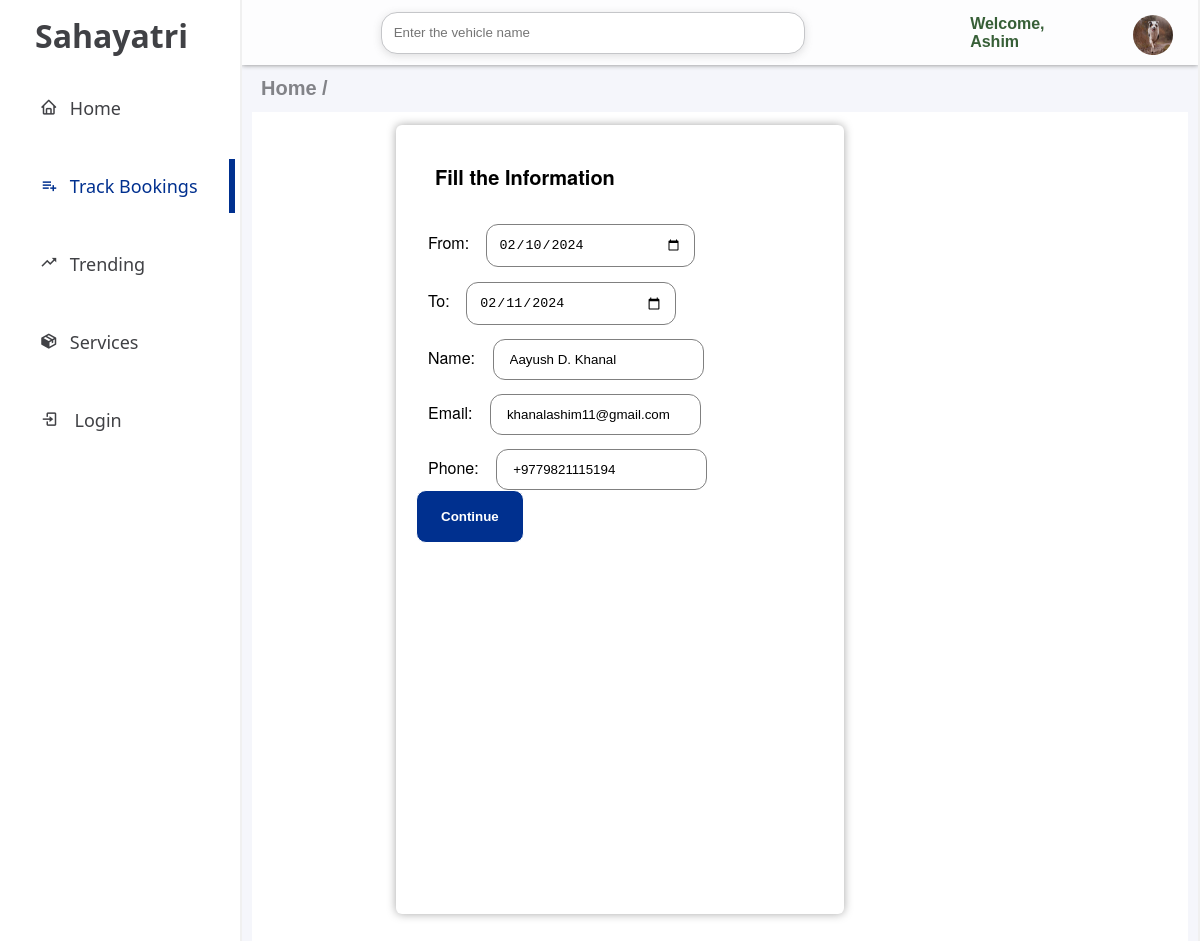
The page /sahafront/booking_edit.php?edit_id=5 on the database its author committed.
### tables this page shows
CREATE TABLE `bookings` (
  `id` int(11) NOT NULL,
  `fromdate` date DEFAULT NULL,
  `todate` date DEFAULT NULL,
  `name` varchar(255) DEFAULT NULL,
  `email` varchar(255) DEFAULT NULL,
  `phone` varchar(20) DEFAULT NULL,
  `vehicleimg` varchar(100) NOT NULL,
  `vehiclename` varchar(100) NOT NULL,
  `vehiclemodel` varchar(100) NOT NULL,
  `vehicleprice` int(100) NOT NULL
);

### sahafront/booking_edit.php (the view, shortened to what this page needs)
<?php
include 'db.php';
?>
<!DOCTYPE html>
<html lang="en">
<head>
    <link href='https://unpkg.com/boxicons@2.1.4/css/boxicons.min.css' rel='stylesheet'>
    <link rel="stylesheet" href="style/style.css">
    <link rel="stylesheet" href="style/res.css">
</head>
<body>
    <div class="container">
        <div class="sidebar">
            <h1>Sahayatri</h1>
            <ul>
                <a href="index.php">
                    <li><i class='bx bx-home'></i>Home</li>
                </a>
                <a href="track_bookings.php">
                    <li id="active"><i class='bx bx-list-plus'></i>Track Bookings</li>
                </a>
                <a href="trending.php">
                    <li><i class='bx bx-trending-up'></i>Trending</li>
                </a>
                <a href="services.php">
                    <li><i class='bx bxs-package'></i>Services</li>
                </a>
                <a href="<?php if (isset($_SESSION["loggedin"]) && $_SESSION["loggedin"] === true) {
                    echo "profile.php";
                } else {
                    echo "sahaback/login.php";
                } ?>">
                    <li><i class='bx bx-log-in'></i>
                        <?php if (isset($_SESSION["loggedin"]) && $_SESSION["loggedin"] === true) {
                            echo "Profile";
                        } else {
                            echo "Login";
                        } ?>
                    </li>
                </a>
            </ul>
        </div>
        <div class="main">
            <div class="vehicle">
                <div class="nav_search">
                    <div class="search">
                        <input id="search" type="text" placeholder="Enter the vehicle name">
                        <a href="#">
                            <div class="search_icon">
                                <box-icon name='search'></box-icon>
                            </div>
                        </a>
                    </div>
                    <p>Welcome, Ashim</p>
                    <img height="40px" width="40px" src="profile.jpg" alt="">
                </div>
                <h1>Home /</h1>
                <div class="vehicle_info">
                    <?php
                    $veh_id = $_GET['edit_id'];
                    $query = "SELECT * FROM bookings WHERE id='$veh_id'";
                    $result = $conn->query($query);
                    if ($result->num_rows > 0) {
                        while ($row = $result->fetch_assoc()) { ?>
                            <div class='sidepanel'>
                                <h1>Fill the Information</h1>
                                <form action="update_booking.php?veh_id=<?php echo $veh_id ?>" method="post">
                                    <label for="">From:</label>
                                    <input id="date1" type="date" name="fromdate" value="<?php echo $row['fromdate'] ?>"
                                        required><br>
                                    <label for="">To:</label>
                                    <input id="date2" type="date" name="todate" value="<?php echo $row['todate'] ?>"
                                        required><br>
                                    <label for="">Name:</label>
                                    <input id="name" type="text" name="Name" placeholder="Enter Your Name"
                                        value="<?php echo $row['name'] ?>" required><br>
                                    <label for="">Email:</label>
                                    <input id="email" type="email" name="email" placeholder="Enter Your Email"
                                        value="<?php echo $row['email'] ?>" required><br>
                                    <label for="">Phone:</label>
                                    <input id="phone" type="tel" name="phone" placeholder="Enter Your Phone Number"
                                        value="<?php echo $row['phone'] ?>" required>
                                    <button>Continue</button>
                                </form>
                            </div>
                        <?php }
                    } ?>
                </div>
            </div>
        </div>
    </div>
</body>
</html>

### sahafront/style/style.css (style rules this page uses)
* { margin: 0; padding: 0; }
i { margin-right: 12px; }
#search { width: 60%; height: 40px; border-radius: 16px 16px 16px 16px; box-shadow: rgba(99, 99, 99, 0.2) 0px 2px 8px 0px; border: 1px solid #c5c6c9; padding-left: 12px; margin-left: 12px; }
.search { display: flex; flex-direction: row; justify-content: center; align-items: center; gap: 20px; width: 80%; margin: 0; }
.nav_search { display: flex; flex-direction: row; align-items: center; justify-content: center; gap: 20px; background-color: #ffffffc7; box-shadow: 0px 0px 5px 0px gray; padding: 10px 25px; }
.nav_search p { color: rgba(19, 66, 19, 0.849); margin-top: auto; margin-bottom: auto; font-weight: 600; font-family: 'Franklin Gothic Medium', 'Arial Narrow', Arial, sans-serif; }
.nav_search img { border-radius: 50%; margin-left: 23px; margin-top: 5px; }
.container { display: grid; grid-template-columns: 1fr 4fr; height: 100vh; }
.sidebar { color: #404145; }
.sidebar ul { text-align: left; width: 96%; margin-left: auto; margin-right: auto; }
.sidebar ul a { color: #404145; text-decoration: none; }
.sidebar h1 { color: #404145; text-align: left; margin-top: 14px; font-family: 'Segoe UI', Tahoma, Geneva, Verdana, sans-serif; width: 96%; margin-left: 35px; }
.sidebar li { list-style: none; font-size: 18px; margin-top: 24px; margin-left: 35px; font-family: 'Segoe UI', Tahoma, Geneva, Verdana, sans-serif; padding-top: 15px; padding-bottom: 15px; }
#active { color: #00308F; border-right: 6px solid #00308F ; }
.main { overflow-y: scroll; border-right: 2px solid #F0F0F0; border-left: 2px solid #F0F0F0; background-color: #f5f6fb; }
.vehicle { width: 100%; height: 100vh; margin-left: auto; margin-right: auto; }
.vehicle h1 { font-family: 'Segoe UI', Tahoma, Geneva, Verdana, sans-serif; color: #404145a2; font-family: 'Franklin Gothic Medium', 'Arial Narrow', Arial, sans-serif; margin-top: 12px; margin-bottom: 12px; margin-left: 19px; font-size: 20px; }
.vehicle_info { display: grid; grid-template-columns: auto auto auto; height: 100vh; background-color: white; width: 98%; margin-left: auto; margin-right: auto; }

### sahafront/style/res.css (style rules this page uses)
.sidepanel { background-color: #ffffff; position: absolute; top: 10%; left: 43%; z-index: 1; float: right; width: 34%; height: 60vh; flex-shrink: 0; padding: 20px; color: #ffffff; border-radius: 6px; box-shadow: 0 0 10px rgba(0, 0, 0, 0.35); font-family: Macan,Helvetica Neue,Helvetica,Arial,sans-serif; line-height: 36px; transform: translateX(-1240px); transition: transform 0.3s ease-in-out; }
.sidepanel #name,#email,#phone { padding: 12px 16px; margin-left: 13px; border-radius: 12px; border: 1px solid gray; margin-top: 14px; }
.sidepanel button { display: block; text-align: center; background-color: #00308F; color: white; padding: 18px 24px; border-radius: 10px; font-family: Arial, Helvetica, sans-serif; border: 1px solid ; cursor: pointer; font-weight: 600; transition: 0.3s; }
.sidepanel.open { transform: translateX(-120px); }
.sidepanel label { color: black; margin-left: 12px; word-spacing: 4px; }
.sidepanel #date1,#date2 { width: 45%; margin-top: 15px; margin-left: 12px; padding: 12px 12px; height: 5%; cursor: pointer; border-radius: 12px; border: 1px solid gray; }
.sidepanel h1,h3 { color: black; font-family: Macan,Helvetica Neue,Helvetica,Arial,sans-serif; line-height: 40px; }
.vehicle_info { display: grid; grid-template-columns: 2fr 5fr; }

### rows shown on the page
bookings: fromdate "02/10/2024", todate "02/11/2024", Name "Aayush D. Khanal", email "khanalashim11@gmail.com", phone "+9779821115194"
